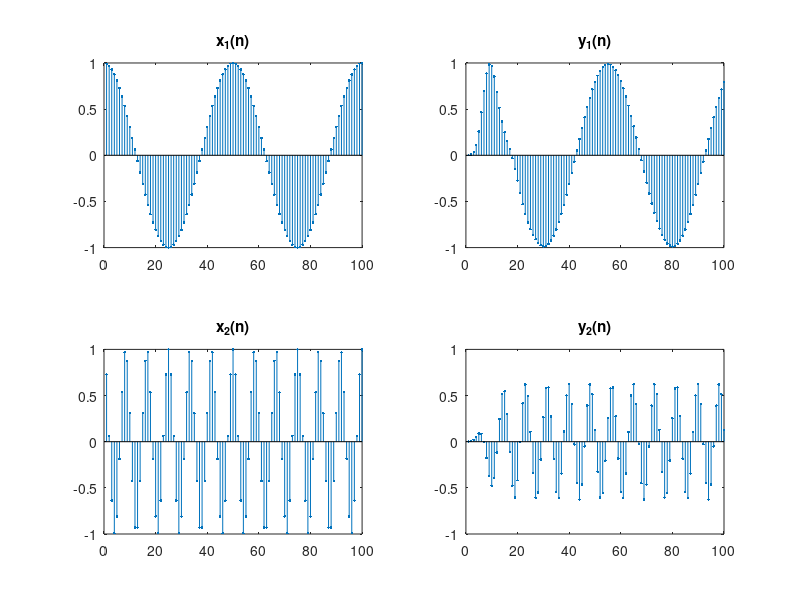
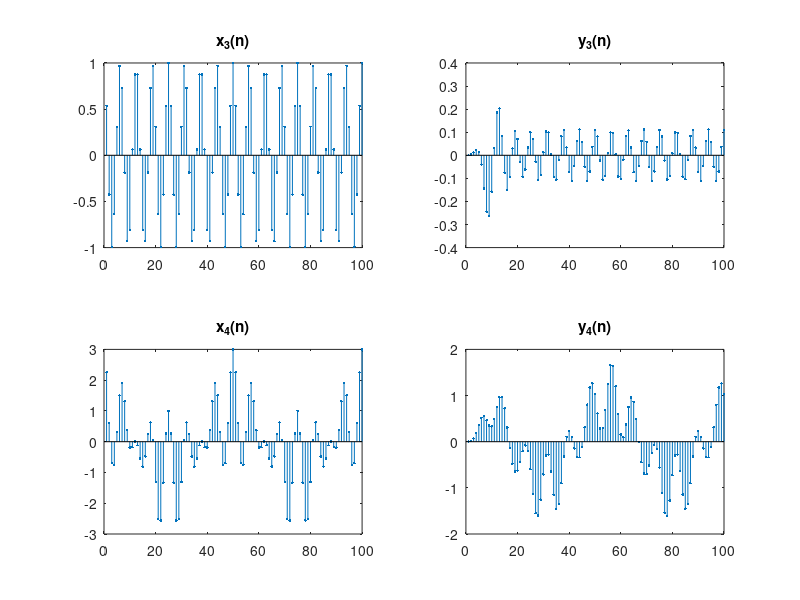
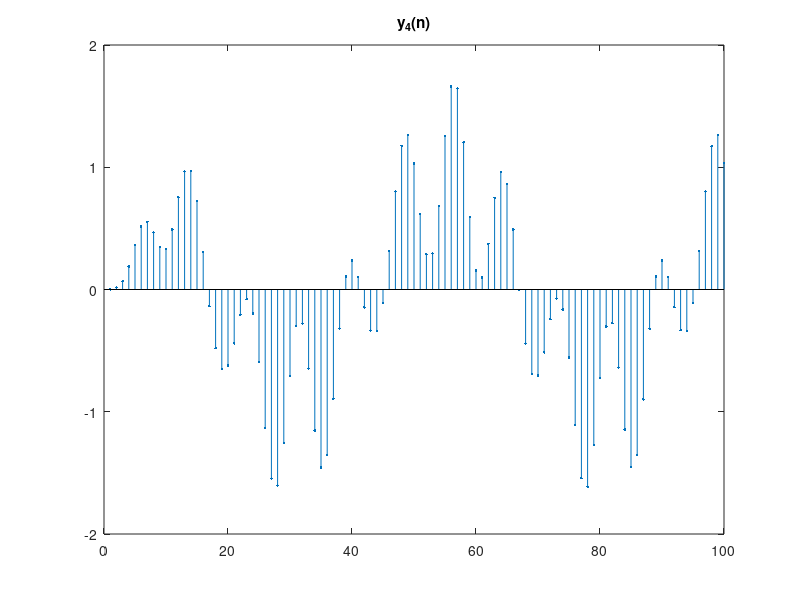
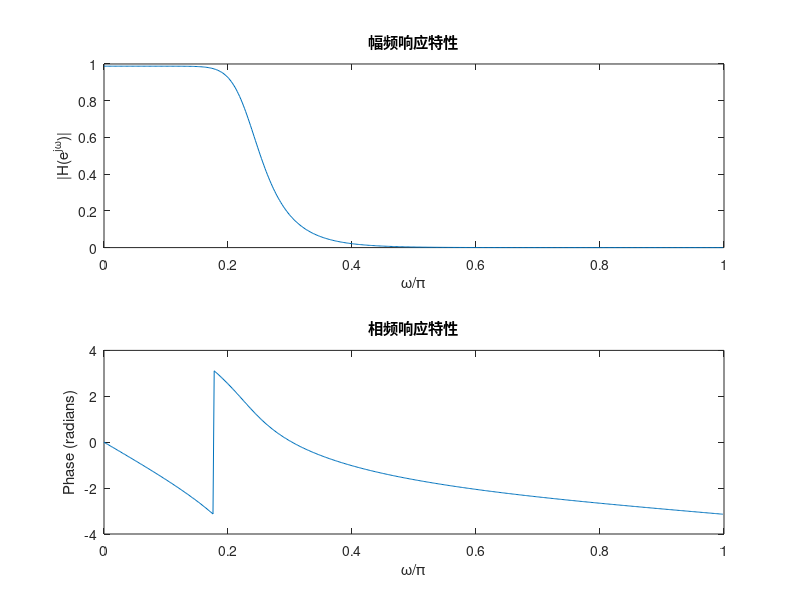

Recreate these plots in MATLAB, in order.
n = 1:100;
x1 = cos(0.04 * pi * n);
x2 = cos(0.24 * pi * n);
x3 = cos(0.32 * pi * n);

numerator = 0.0007289 * conv(conv(conv([1, 1], [1, 1]), conv([1, 1], [1, 1])),conv([1, 1], [1, 1]));
denominator = conv(conv([1, -1.2686, 0.7051], [1, -1.0106, 0.3583]), [1, -0.9044, 0.2155]);

y1 = filter(numerator, denominator, x1);
y2 = filter(numerator, denominator, x2);
y3 = filter(numerator, denominator, x3);

x4 = x1 + x2 + x3;
y4 = filter(numerator, denominator, x4);

figure(1);
subplot(2, 2, 1);
stem(n, x1,'.');
title('x_1(n)');
subplot(2, 2, 2);
stem(n, y1,'.');
title('y_1(n)');
subplot(2, 2, 3);
stem(n, x2,'.');
title('x_2(n)');
subplot(2, 2, 4);
stem(n, y2,'.');
title('y_2(n)');

figure(2);
subplot(2, 2, 1);
stem(n, x3,'.');
title('x_3(n)');
subplot(2, 2, 2);
stem(n, y3,'.');
title('y_3(n)');
subplot(2, 2, 3);
stem(n, x4,'.');
title('x_4(n)');
subplot(2, 2, 4);
stem(n, y4,'.');
title('y_4(n)');

y = y1 + y2 + y3;
figure(3);
stem(n, y, '.');
title('y_4(n)');

[H, w] = freqz(numerator, denominator, 512);

figure(4);
subplot(2, 1, 1);
plot(w / pi, abs(H));
title('幅频响应特性');
xlabel('\omega/\pi');
ylabel('|H(e^{j\omega})|');
subplot(2, 1, 2);
plot(w / pi, angle(H));
title('相频响应特性');
xlabel('\omega/\pi');
ylabel('Phase (radians)');

figure(5);
plot(w / pi, 20 * log10(abs(H)));
title('对数幅频特性');
xlabel('\omega/\pi');
ylabel('|H(e^{j\omega})| (dB)');


omega = [0.04 * pi, 0.24 * pi, 0.32 * pi];
H_omega = freqz(numerator, denominator, omega);

figure(6);
plot(w / pi, abs(H));
hold on;
plot(omega / pi, abs(H_omega), 'ro');
title('幅频响应特性');
xlabel('\omega/\pi');
ylabel('|H(e^{j\omega})|');
hold off;

